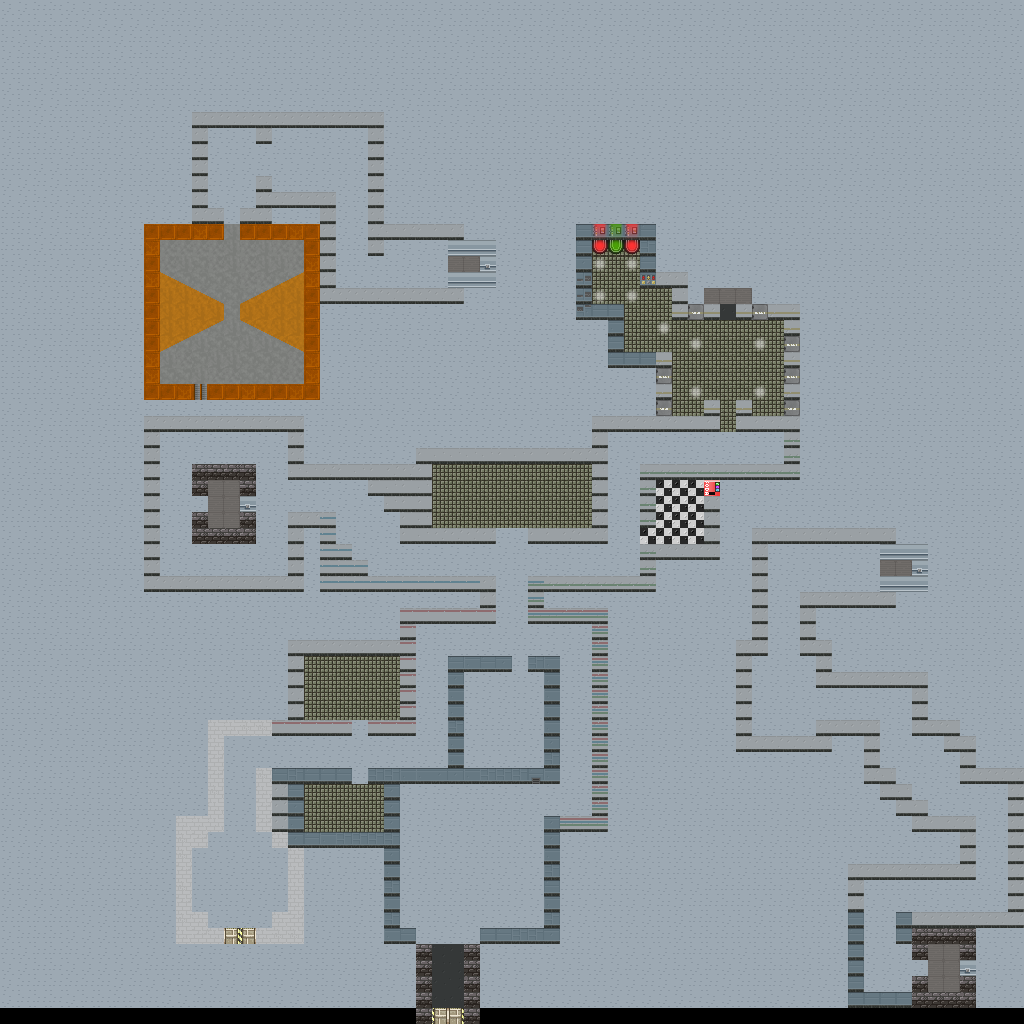

This game map was drawn from its Tiled (.tmx) file and the tilesets committed beside it. A one-line description and the trimmed map source follow:
An orthogonal 64x64 tile map with 16x16 px tiles, 3 tile layers (floor, walls, ceiling), 4 hidden layers not drawn and 75 objects (20x scientist, 5x button, 3x barney, player, hevsuit, ...).

<map version="1.0" orientation="orthogonal" renderorder="right-down" width="64" height="64" tilewidth="16" tileheight="16" nextobjectid="76">
 <tileset firstgid="1" name="testtiles" tilewidth="16" tileheight="16">
  <image source="../image/testtiles.png" width="256" height="256" />
 </tileset>
 <layer name="floor" width="64" height="64">
  <data>[4096 cells, 4032 non-empty, 22 distinct tile ids]</data>
 </layer>
 <layer name="walls" width="64" height="64">
  <data>[4096 cells, 610 non-empty, 39 distinct tile ids]</data>
 </layer>
 <layer name="ceiling" width="64" height="64" opacity="0">
  <data>[4096 cells, 4032 non-empty, 15 distinct tile ids]</data>
 </layer>
 <objectgroup name="entities" opacity="0.97">
  <object id="1" type="player" x="448.103" y="980.349">
   <properties>
    <property name="facing" value="-1.5708" />
   </properties>
  </object>
  <object id="2" type="barney" x="444" y="861" />
  <object id="3" type="scientist" x="496" y="895" />
  <object id="4" type="scientist" x="496" y="840" />
  <object id="5" type="scientist" x="510" y="738" />
  <object id="6" type="scientist" x="481" y="698" />
  <object id="7" type="scientist" x="470" y="494" />
  <object id="8" type="scientist" x="554" y="496" />
  <object id="9" type="scientist" x="672" y="494" />
  <object id="10" type="scientist" x="741" y="366" />
  <object id="11" type="scientist" x="893" y="965" />
  <object id="12" type="scientist" x="351" y="512" />
  <object id="13" type="scientist" x="340" y="676" />
  <object id="14" type="scientist" x="373" y="681" />
  <object id="15" type="scientist" x="325" y="809" />
  <object id="16" type="scientist" x="362" y="808" />
  <object id="17" type="scientist" x="295" y="161" />
  <object id="18" type="scientist" x="341" y="167" />
  <object id="19" type="scientist" x="407" y="264" />
  <object id="20" type="scientist" x="775" y="714" />
  <object id="21" type="scientist" x="794" y="683" />
  <object id="22" type="scientist" x="989" y="799" />
  <object id="23" type="hevsuit" x="616" y="246">
   <properties>
    <property name="collect" value="'collectHEVSuit'" />
   </properties>
  </object>
  <object id="24" type="barney" x="223" y="901" />
  <object id="25" type="barney" x="256" y="901" />
  <object id="26" type="battery" x="731" y="312" />
  <object id="27" name="samplecart" type="samplecart" x="232" y="360">
   <properties>
    <property name="facing" value="-1.5707" />
    <property name="railX" value="14.5" />
   </properties>
  </object>
 </objectgroup>
 <objectgroup name="freewalls">
  <object id="28" x="400" y="544">
   <properties>
    <property name="texture" value="data/image/freewall/wall1.png" />
    <property name="u1" value="6" />
    <property name="u2" value="0" />
   </properties>
   <polyline points="0,0 -64,-64" />
  </object>
  <object id="29" x="336" y="512">
   <properties>
    <property name="texture" value="data/image/freewall/wall2.png" />
    <property name="u1" value="6" />
    <property name="u2" value="0" />
   </properties>
   <polyline points="0,0 64,64" />
  </object>
  <object id="30" x="208" y="488">
   <properties>
    <property name="texture" value="data/image/freewall/elevator.png" />
    <property name="u1" value="0" />
    <property name="u2" value="1.5" />
   </properties>
   <polyline points="8,0 32,0" />
  </object>
  <object id="31" x="208" y="520">
   <properties>
    <property name="texture" value="data/image/freewall/elevator.png" />
    <property name="u1" value="0" />
    <property name="u2" value="1.5" />
   </properties>
   <polyline points="8,0 32,0" />
  </object>
  <object id="32" x="912" y="736">
   <properties>
    <property name="texture" value="data/image/freewall/wall1.png" />
    <property name="u1" value="3" />
    <property name="u2" value="0" />
   </properties>
   <polyline points="0,0 48,48" />
  </object>
  <object id="33" x="935" y="760">
   <properties>
    <property name="texture" value="data/image/freewall/wall1.png" />
    <property name="u1" value="5" />
    <property name="u2" value="0" />
   </properties>
   <polyline points="25,56 -55,-24" />
  </object>
  <object id="34" x="720" y="368">
   <properties>
    <property name="texture" value="data/image/freewall/wall3.png" />
    <property name="u1" value="2.875" />
    <property name="u2" value="0" />
   </properties>
   <polyline points="-48,-48 -80,-80" />
  </object>
  <object id="35" x="688" y="368">
   <properties>
    <property name="texture" value="data/image/freewall/wall3.png" />
    <property name="u1" value="2.875" />
    <property name="u2" value="0" />
   </properties>
   <polyline points="-16,-16 -64,-64" />
  </object>
  <object id="36" name="entranceDoor1" x="432" y="944">
   <properties>
    <property name="texture" value="data/image/door/leftheavydoor.png" />
    <property name="u1" value="0" />
    <property name="u2" value="1" />
   </properties>
   <polyline points="0,0 16,0" />
  </object>
  <object id="37" name="entranceDoor2" x="448" y="944">
   <properties>
    <property name="texture" value="data/image/door/rightheavydoor.png" />
    <property name="u1" value="0" />
    <property name="u2" value="1" />
   </properties>
   <polyline points="0,0 16,0" />
  </object>
  </objectgroup>
 <objectgroup name="usabletiles" visible="0">
  <!-- 6 objects omitted --></objectgroup>
 <layer name="left" width="64" height="64" visible="0">
  <data>[4096 cells, 11 non-empty, 6 distinct tile ids]</data>
 </layer>
 <objectgroup name="triggers" visible="0">
  <!-- 1 objects omitted --></objectgroup>
 <layer name="top" width="64" height="64" visible="0">
  <data>[4096 cells, 15 non-empty, 8 distinct tile ids]</data>
 </layer>
 <layer name="right" width="64" height="64" visible="0">
  <data>[4096 cells, 7 non-empty, 5 distinct tile ids]</data>
 </layer>
 <layer name="bottom" width="64" height="64" visible="0">
  <data>[4096 cells, 4 non-empty, 1 distinct tile ids]</data>
 </layer>
</map>
<!-- 38 of 75 objects omitted -->